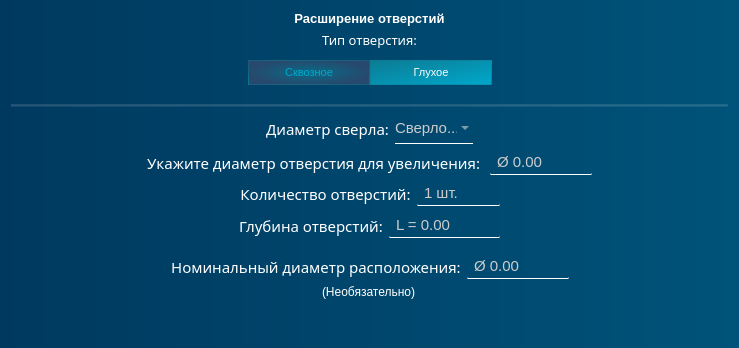
<?xml version="1.0" encoding="UTF-8"?>
<ui version="4.0">
 <class>PageSverlilnayaExpandingHole</class>
 <widget class="QWidget" name="PageSverlilnayaExpandingHole">
  <property name="geometry">
   <rect>
    <x>0</x>
    <y>0</y>
    <width>738</width>
    <height>348</height>
   </rect>
  </property>
  <property name="windowTitle">
   <string>Form</string>
  </property>
  <property name="styleSheet">
   <string notr="true">color: white;
background-color: qlineargradient(spread:pad, x1:0, y1:0, x2:1, y2:0, stop:0 rgb(0, 57, 95), stop:1 rgb(0, 83, 122))</string>
  </property>
  <layout class="QVBoxLayout" name="verticalLayout">
   <item>
    <widget class="QWidget" name="verticalWidget_2" native="true">
     <property name="styleSheet">
      <string notr="true">background: none;
</string>
     </property>
     <layout class="QVBoxLayout" name="verticalLayout_5">
      <property name="spacing">
       <number>5</number>
      </property>
      <property name="leftMargin">
       <number>0</number>
      </property>
      <property name="topMargin">
       <number>0</number>
      </property>
      <property name="rightMargin">
       <number>0</number>
      </property>
      <property name="bottomMargin">
       <number>0</number>
      </property>
      <item>
       <widget class="QLabel" name="label">
        <property name="font">
         <font>
          <pointsize>10</pointsize>
          <bold>true</bold>
         </font>
        </property>
        <property name="styleSheet">
         <string notr="true">border: none;
background: none;
</string>
        </property>
        <property name="text">
         <string>Расширение отверстий</string>
        </property>
        <property name="alignment">
         <set>Qt::AlignmentFlag::AlignCenter</set>
        </property>
       </widget>
      </item>
      <item>
       <widget class="QLabel" name="label_7">
        <property name="sizePolicy">
         <sizepolicy hsizetype="Preferred" vsizetype="Preferred">
          <horstretch>0</horstretch>
          <verstretch>0</verstretch>
         </sizepolicy>
        </property>
        <property name="font">
         <font>
          <family>Onyx</family>
          <pointsize>10</pointsize>
         </font>
        </property>
        <property name="styleSheet">
         <string notr="true">background-color: none</string>
        </property>
        <property name="text">
         <string>Тип отверстия:</string>
        </property>
        <property name="alignment">
         <set>Qt::AlignmentFlag::AlignCenter</set>
        </property>
       </widget>
      </item>
      <item>
       <widget class="QGroupBox" name="horizontalGroupBox_4">
        <property name="styleSheet">
         <string notr="true">QGroupBox {
	border: none;
}
QPushButton {
	background:qlineargradient(spread:pad, x1:0, y1:0, x2:1, y2:1, stop:0 rgba(12, 123, 147, 255), stop:1 rgba(0, 168, 204, 255));
	border: none;
	font-size: 11px;
	padding: 5 10 5 10;
	width: 100px;
	border: 1px solid qradialgradient(spread:pad, cx:0.506, cy:1, radius:1.147, fx:0.494318, fy:1, stop:0 rgba(12, 123, 147, 255), stop:1 rgba(255, 255, 255, 0));
}
QPushButton:hover {
	color: rgb(0, 168, 204);
	border-left: 1px solid rgb(10, 169, 255);
	border-right: 1px solid rgb(10, 169, 255);
	background-color: qlineargradient(spread:pad, x1:0, y1:0.477, x2:1, y2:0.518, stop:0 rgba(15, 109, 159, 64), stop:0.505682 rgba(15, 111, 149, 0), stop:1 rgba(15, 112, 139, 58));
}
QPushButton:pressed {
	background-color: rgb(0, 53, 93)
}
QPushButton:checked {
	background: qradialgradient(spread:pad, cx:0.5, cy:0.5, radius:0.5, fx:0.5, fy:0.5, stop:0 rgba(12, 123, 147, 177), stop:1 rgba(39, 73, 109, 255));
	color: rgb(0, 168, 204);
}</string>
        </property>
        <property name="title">
         <string/>
        </property>
        <layout class="QHBoxLayout" name="horizontalLayout_5">
         <property name="spacing">
          <number>0</number>
         </property>
         <property name="leftMargin">
          <number>0</number>
         </property>
         <property name="topMargin">
          <number>0</number>
         </property>
         <property name="rightMargin">
          <number>0</number>
         </property>
         <property name="bottomMargin">
          <number>0</number>
         </property>
         <item>
          <spacer name="horizontalSpacer">
           <property name="orientation">
            <enum>Qt::Orientation::Horizontal</enum>
           </property>
           <property name="sizeHint" stdset="0">
            <size>
             <width>40</width>
             <height>20</height>
            </size>
           </property>
          </spacer>
         </item>
         <item alignment="Qt::AlignmentFlag::AlignHCenter">
          <widget class="QPushButton" name="pushButton">
           <property name="cursor">
            <cursorShape>PointingHandCursor</cursorShape>
           </property>
           <property name="styleSheet">
            <string notr="true"/>
           </property>
           <property name="text">
            <string>Cквозное</string>
           </property>
           <property name="checkable">
            <bool>true</bool>
           </property>
           <property name="checked">
            <bool>true</bool>
           </property>
           <property name="autoExclusive">
            <bool>true</bool>
           </property>
          </widget>
         </item>
         <item>
          <widget class="QPushButton" name="pushButton_with_length">
           <property name="cursor">
            <cursorShape>PointingHandCursor</cursorShape>
           </property>
           <property name="styleSheet">
            <string notr="true"/>
           </property>
           <property name="text">
            <string>Глухое</string>
           </property>
           <property name="checkable">
            <bool>true</bool>
           </property>
           <property name="autoExclusive">
            <bool>true</bool>
           </property>
          </widget>
         </item>
         <item>
          <spacer name="horizontalSpacer_2">
           <property name="orientation">
            <enum>Qt::Orientation::Horizontal</enum>
           </property>
           <property name="sizeHint" stdset="0">
            <size>
             <width>40</width>
             <height>20</height>
            </size>
           </property>
          </spacer>
         </item>
        </layout>
       </widget>
      </item>
     </layout>
    </widget>
   </item>
   <item>
    <layout class="QVBoxLayout" name="verticalLayout_2">
     <property name="topMargin">
      <number>10</number>
     </property>
     <item>
      <widget class="Line" name="line">
       <property name="styleSheet">
        <string notr="true">background: rgba(255, 255, 255, 20);</string>
       </property>
       <property name="orientation">
        <enum>Qt::Orientation::Horizontal</enum>
       </property>
      </widget>
     </item>
     <item>
      <layout class="QHBoxLayout" name="horizontalLayout_3">
       <property name="topMargin">
        <number>0</number>
       </property>
       <item>
        <spacer name="horizontalSpacer_7">
         <property name="orientation">
          <enum>Qt::Orientation::Horizontal</enum>
         </property>
         <property name="sizeHint" stdset="0">
          <size>
           <width>40</width>
           <height>20</height>
          </size>
         </property>
        </spacer>
       </item>
       <item>
        <widget class="QLabel" name="label_10">
         <property name="sizePolicy">
          <sizepolicy hsizetype="Preferred" vsizetype="Preferred">
           <horstretch>0</horstretch>
           <verstretch>0</verstretch>
          </sizepolicy>
         </property>
         <property name="font">
          <font>
           <family>Onyx</family>
           <pointsize>11</pointsize>
          </font>
         </property>
         <property name="styleSheet">
          <string notr="true">background-color: none</string>
         </property>
         <property name="text">
          <string>Диаметр сверла:</string>
         </property>
         <property name="alignment">
          <set>Qt::AlignmentFlag::AlignCenter</set>
         </property>
        </widget>
       </item>
       <item>
        <widget class="QComboBox" name="comboBox_diameter">
         <property name="font">
          <font>
           <pointsize>11</pointsize>
          </font>
         </property>
         <property name="styleSheet">
          <string notr="true">QComboBox {
	padding: 5, 5, 5, 5;
	width: 60px;
	border: none;
	border-bottom: 1px solid white;
	background: rgba(255, 255, 255, 0);
	transition: color 0.3s ease;
	transition: border-bottom 0.4s ease;
	color: rgb(204, 204, 204);
	font-size: 11pt;
}
QComboBox:hover {
   color: rgb(167, 167, 167);
}

QComboBox::item {
	background: rgb(67, 67, 67);
	border-radius: none;
}

QComboBox QAbstractItemView {
	border-radius: none;
    background: qlineargradient(spread:pad, x1:0, y1:0, x2:1, y2:0, stop:0 rgb(58, 58, 58), stop:1 rgb(88, 88, 88));
	selection-border-radius: none;
	selection-border: none;
	border: none;
	border-radius: 0;
	outline: none;
}
QComboBox QAbstractItemView::item {
    min-height: 15px;
	width: 15px;
	border: none;
	border-radius: none;
}
QComboBox QAbstractItemView::item:hover {
	color:rgb(173, 173, 173);
	border-bottom: 1px solid white;
}

</string>
         </property>
         <property name="placeholderText">
          <string>Сверло...</string>
         </property>
        </widget>
       </item>
       <item>
        <spacer name="horizontalSpacer_8">
         <property name="orientation">
          <enum>Qt::Orientation::Horizontal</enum>
         </property>
         <property name="sizeHint" stdset="0">
          <size>
           <width>40</width>
           <height>20</height>
          </size>
         </property>
        </spacer>
       </item>
      </layout>
     </item>
     <item>
      <layout class="QHBoxLayout" name="horizontalLayout">
       <property name="topMargin">
        <number>0</number>
       </property>
       <item>
        <spacer name="horizontalSpacer_3">
         <property name="orientation">
          <enum>Qt::Orientation::Horizontal</enum>
         </property>
         <property name="sizeHint" stdset="0">
          <size>
           <width>40</width>
           <height>20</height>
          </size>
         </property>
        </spacer>
       </item>
       <item>
        <widget class="QLabel" name="label_8">
         <property name="sizePolicy">
          <sizepolicy hsizetype="Preferred" vsizetype="Preferred">
           <horstretch>0</horstretch>
           <verstretch>0</verstretch>
          </sizepolicy>
         </property>
         <property name="font">
          <font>
           <family>Onyx</family>
           <pointsize>11</pointsize>
          </font>
         </property>
         <property name="styleSheet">
          <string notr="true">background-color: none</string>
         </property>
         <property name="text">
          <string>Укажите диаметр отверстия для увеличения: </string>
         </property>
         <property name="alignment">
          <set>Qt::AlignmentFlag::AlignCenter</set>
         </property>
        </widget>
       </item>
       <item>
        <widget class="QDoubleSpinBox" name="doubleSpinBox_diameter">
         <property name="styleSheet">
          <string notr="true">QDoubleSpinBox {
	padding: 2 5 2 5;	
	border: none;
	border-bottom: 1px solid white;
	border-radius: 1px;
	background: rgba(255, 255, 255, 0);
	transition: color 0.3s ease;
	transition: border-bottom 0.4s ease;
	color: rgb(204, 204, 204);
	font-size: 11pt
}

QDoubleSpinBox:disabled {
	color: rgb(120, 106, 107);
	background: rgba(255, 255, 255, 20);
}

QDoubleSpinBox:hover {
	color: rgb(255, 255, 255)
}

QDoubleSpinBox:pressed {
	border-bottom: 1px solid white;
}
</string>
         </property>
         <property name="prefix">
          <string>Ø </string>
         </property>
         <property name="suffix">
          <string/>
         </property>
         <property name="maximum">
          <double>1000.000000000000000</double>
         </property>
        </widget>
       </item>
       <item>
        <spacer name="horizontalSpacer_4">
         <property name="orientation">
          <enum>Qt::Orientation::Horizontal</enum>
         </property>
         <property name="sizeHint" stdset="0">
          <size>
           <width>40</width>
           <height>20</height>
          </size>
         </property>
        </spacer>
       </item>
      </layout>
     </item>
     <item>
      <layout class="QHBoxLayout" name="horizontalLayout_2">
       <property name="topMargin">
        <number>0</number>
       </property>
       <item>
        <spacer name="horizontalSpacer_5">
         <property name="orientation">
          <enum>Qt::Orientation::Horizontal</enum>
         </property>
         <property name="sizeHint" stdset="0">
          <size>
           <width>40</width>
           <height>20</height>
          </size>
         </property>
        </spacer>
       </item>
       <item>
        <widget class="QLabel" name="label_9">
         <property name="sizePolicy">
          <sizepolicy hsizetype="Preferred" vsizetype="Preferred">
           <horstretch>0</horstretch>
           <verstretch>0</verstretch>
          </sizepolicy>
         </property>
         <property name="font">
          <font>
           <family>Onyx</family>
           <pointsize>11</pointsize>
          </font>
         </property>
         <property name="styleSheet">
          <string notr="true">background-color: none</string>
         </property>
         <property name="text">
          <string>Количество отверстий:</string>
         </property>
         <property name="alignment">
          <set>Qt::AlignmentFlag::AlignCenter</set>
         </property>
        </widget>
       </item>
       <item>
        <widget class="QSpinBox" name="spinBox_count">
         <property name="styleSheet">
          <string notr="true">QSpinBox {
	padding: 2 5 2 5;	
	border: none;
	border-bottom: 1px solid white;
	border-radius: 1px;
	background: rgba(255, 255, 255, 0);
	transition: color 0.3s ease;
	transition: border-bottom 0.4s ease;
	color: rgb(204, 204, 204);
	font-size: 11pt
}

QSpinBox:disabled {
	color: rgb(120, 106, 107);
	background: rgba(255, 255, 255, 20);
}

QSpinBox:hover {
	color: rgb(255, 255, 255)
}

QSpinBox:pressed {
	border-bottom: 1px solid white;
}
</string>
         </property>
         <property name="suffix">
          <string> шт.</string>
         </property>
         <property name="minimum">
          <number>1</number>
         </property>
         <property name="maximum">
          <number>100</number>
         </property>
         <property name="value">
          <number>1</number>
         </property>
        </widget>
       </item>
       <item>
        <spacer name="horizontalSpacer_6">
         <property name="orientation">
          <enum>Qt::Orientation::Horizontal</enum>
         </property>
         <property name="sizeHint" stdset="0">
          <size>
           <width>40</width>
           <height>20</height>
          </size>
         </property>
        </spacer>
       </item>
      </layout>
     </item>
     <item>
      <widget class="QWidget" name="length_div" native="true">
       <property name="styleSheet">
        <string notr="true">background: none;</string>
       </property>
       <layout class="QHBoxLayout" name="horizontalLayout_4">
        <property name="topMargin">
         <number>1</number>
        </property>
        <item>
         <spacer name="horizontalSpacer_9">
          <property name="orientation">
           <enum>Qt::Orientation::Horizontal</enum>
          </property>
          <property name="sizeHint" stdset="0">
           <size>
            <width>40</width>
            <height>20</height>
           </size>
          </property>
         </spacer>
        </item>
        <item>
         <widget class="QLabel" name="label_11">
          <property name="sizePolicy">
           <sizepolicy hsizetype="Preferred" vsizetype="Preferred">
            <horstretch>0</horstretch>
            <verstretch>0</verstretch>
           </sizepolicy>
          </property>
          <property name="font">
           <font>
            <family>Onyx</family>
            <pointsize>11</pointsize>
           </font>
          </property>
          <property name="styleSheet">
           <string notr="true">background-color: none</string>
          </property>
          <property name="text">
           <string>Глубина отверстий:</string>
          </property>
          <property name="alignment">
           <set>Qt::AlignmentFlag::AlignCenter</set>
          </property>
         </widget>
        </item>
        <item>
         <widget class="QDoubleSpinBox" name="doubleSpinBox_length">
          <property name="styleSheet">
           <string notr="true">QDoubleSpinBox {
	padding: 2 5 2 5;	
	border: none;
	border-bottom: 1px solid white;
	border-radius: 1px;
	background: rgba(255, 255, 255, 0);
	transition: color 0.3s ease;
	transition: border-bottom 0.4s ease;
	color: rgb(204, 204, 204);
	font-size: 11pt
}

QDoubleSpinBox:disabled {
	color: rgb(120, 106, 107);
	background: rgba(255, 255, 255, 20);
}

QDoubleSpinBox:hover {
	color: rgb(255, 255, 255)
}

QDoubleSpinBox:pressed {
	border-bottom: 1px solid white;
}
</string>
          </property>
          <property name="prefix">
           <string>L = </string>
          </property>
          <property name="suffix">
           <string/>
          </property>
          <property name="maximum">
           <double>1000.000000000000000</double>
          </property>
         </widget>
        </item>
        <item>
         <spacer name="horizontalSpacer_10">
          <property name="orientation">
           <enum>Qt::Orientation::Horizontal</enum>
          </property>
          <property name="sizeHint" stdset="0">
           <size>
            <width>40</width>
            <height>20</height>
           </size>
          </property>
         </spacer>
        </item>
       </layout>
      </widget>
     </item>
     <item>
      <widget class="QWidget" name="widget_length_2" native="true">
       <property name="styleSheet">
        <string notr="true">background: none;</string>
       </property>
       <layout class="QHBoxLayout" name="horizontalLayout_6">
        <property name="topMargin">
         <number>1</number>
        </property>
        <property name="bottomMargin">
         <number>0</number>
        </property>
        <item>
         <spacer name="horizontalSpacer_11">
          <property name="orientation">
           <enum>Qt::Orientation::Horizontal</enum>
          </property>
          <property name="sizeHint" stdset="0">
           <size>
            <width>40</width>
            <height>20</height>
           </size>
          </property>
         </spacer>
        </item>
        <item>
         <widget class="QLabel" name="label_12">
          <property name="sizePolicy">
           <sizepolicy hsizetype="Preferred" vsizetype="Preferred">
            <horstretch>0</horstretch>
            <verstretch>0</verstretch>
           </sizepolicy>
          </property>
          <property name="font">
           <font>
            <family>Onyx</family>
            <pointsize>11</pointsize>
           </font>
          </property>
          <property name="styleSheet">
           <string notr="true">background-color: none</string>
          </property>
          <property name="text">
           <string>Номинальный диаметр расположения:</string>
          </property>
          <property name="alignment">
           <set>Qt::AlignmentFlag::AlignCenter</set>
          </property>
         </widget>
        </item>
        <item>
         <widget class="QDoubleSpinBox" name="doubleSpinBox_diameter_big">
          <property name="styleSheet">
           <string notr="true">QDoubleSpinBox {
	padding: 2 5 2 5;	
	border: none;
	border-bottom: 1px solid white;
	border-radius: 1px;
	background: rgba(255, 255, 255, 0);
	transition: color 0.3s ease;
	transition: border-bottom 0.4s ease;
	color: rgb(204, 204, 204);
	font-size: 11pt
}

QDoubleSpinBox:disabled {
	color: rgb(120, 106, 107);
	background: rgba(255, 255, 255, 20);
}

QDoubleSpinBox:hover {
	color: rgb(255, 255, 255)
}

QDoubleSpinBox:pressed {
	border-bottom: 1px solid white;
}
</string>
          </property>
          <property name="prefix">
           <string>Ø </string>
          </property>
          <property name="suffix">
           <string/>
          </property>
          <property name="maximum">
           <double>1000.000000000000000</double>
          </property>
         </widget>
        </item>
        <item>
         <spacer name="horizontalSpacer_12">
          <property name="orientation">
           <enum>Qt::Orientation::Horizontal</enum>
          </property>
          <property name="sizeHint" stdset="0">
           <size>
            <width>40</width>
            <height>20</height>
           </size>
          </property>
         </spacer>
        </item>
       </layout>
      </widget>
     </item>
     <item alignment="Qt::AlignmentFlag::AlignHCenter">
      <widget class="QLabel" name="label_2">
       <property name="styleSheet">
        <string notr="true">background: none;</string>
       </property>
       <property name="text">
        <string>(Необязательно)</string>
       </property>
      </widget>
     </item>
    </layout>
   </item>
   <item>
    <spacer name="verticalSpacer">
     <property name="orientation">
      <enum>Qt::Orientation::Vertical</enum>
     </property>
     <property name="sizeHint" stdset="0">
      <size>
       <width>717</width>
       <height>3</height>
      </size>
     </property>
    </spacer>
   </item>
  </layout>
 </widget>
 <resources/>
 <connections/>
</ui>
